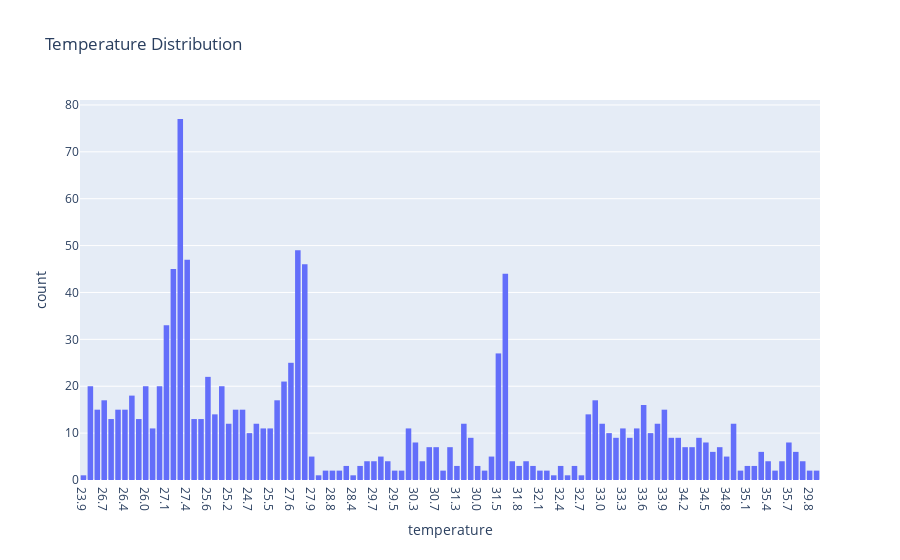
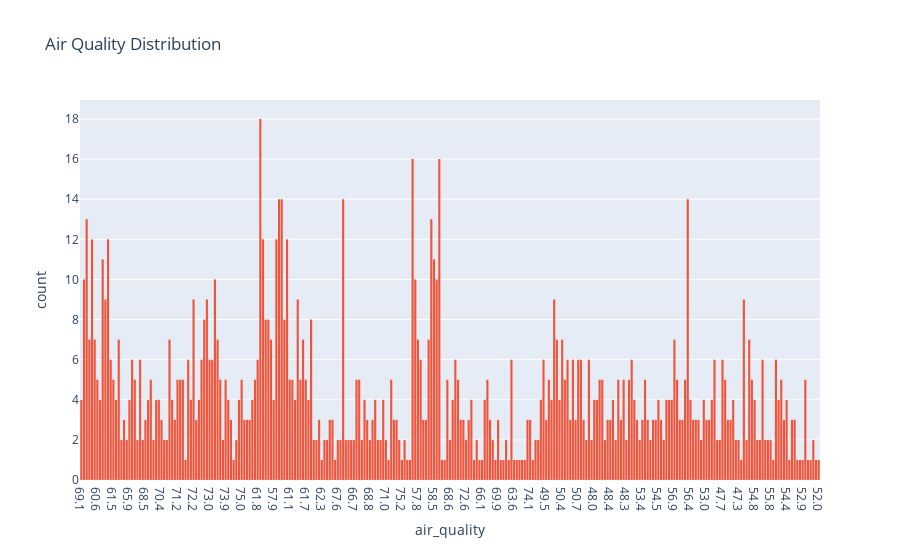
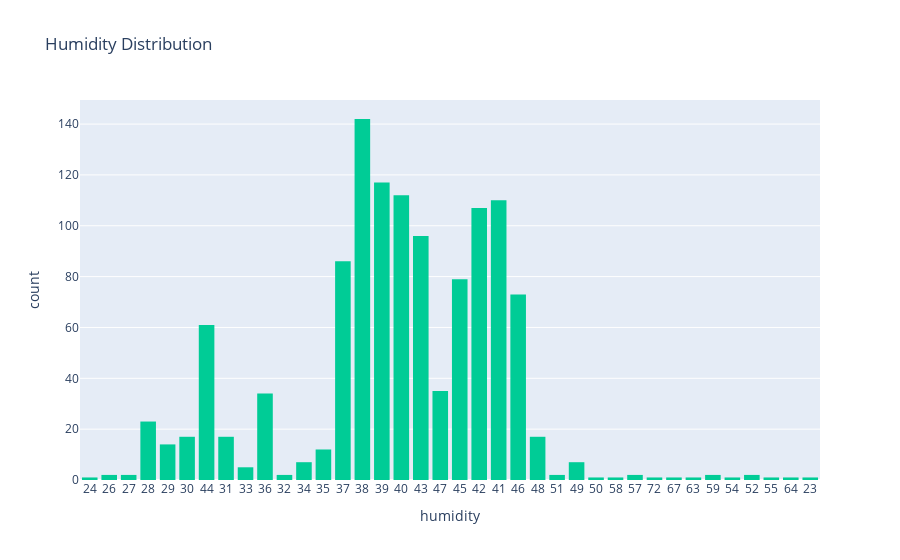

The cell these charts' notebook holds for them, in order:
### Markdown cell above
## Analysis

### Code cell
import plotly.express as px

# Define custom color sequences
temperature_color = ['#636EFA']  # Blue color for temperature
air_quality_color = ['#EF553B']  # Red color for air quality
humidity_color = ['#00CC96']  # Green color for humidity

# Temperature Distribution
fig_temp = px.histogram(df, x='temperature', nbins=20, title='Temperature Distribution',
                        color_discrete_sequence=temperature_color)
fig_temp.show()

# Air Quality Distribution
fig_air_quality = px.histogram(df, x='air_quality', nbins=20, title='Air Quality Distribution',
                               color_discrete_sequence=air_quality_color)
fig_air_quality.show()

# Humidity Distribution
fig_humidity = px.histogram(df, x='humidity', nbins=20, title='Humidity Distribution',
                            color_discrete_sequence=humidity_color)
fig_humidity.show()

### Figure 1 — Plotly figure (JSON) as saved in the notebook; plotly's stock layout.template omitted (floating-point values rounded to 4 significant figures; data arrays with more than 128 entries replaced by an {"elided": "..."} marker saying what was removed)
{"data": [{"alignmentgroup": "True", "bingroup": "x", "hovertemplate": "temperature=%{x}<br>count=%{y}<extra></extra>", "legendgroup": "", "marker": {"color": "#636EFA", "pattern": {"shape": ""}}, "name": "", "nbinsx": 20, "offsetgroup": "", "orientation": "v", "showlegend": false, "type": "histogram", "x": {"elided": "1195 str values"}, "xaxis": "x", "yaxis": "y"}], "layout": {"barmode": "relative", "legend": {"tracegroupgap": 0}, "title": {"text": "Temperature Distribution"}, "xaxis": {"anchor": "y", "domain": [0, 1], "title": {"text": "temperature"}}, "yaxis": {"anchor": "x", "domain": [0, 1], "title": {"text": "count"}}}}

### Figure 2 — Plotly figure (JSON) as saved in the notebook; plotly's stock layout.template omitted (floating-point values rounded to 4 significant figures; data arrays with more than 128 entries replaced by an {"elided": "..."} marker saying what was removed)
{"data": [{"alignmentgroup": "True", "bingroup": "x", "hovertemplate": "air_quality=%{x}<br>count=%{y}<extra></extra>", "legendgroup": "", "marker": {"color": "#EF553B", "pattern": {"shape": ""}}, "name": "", "nbinsx": 20, "offsetgroup": "", "orientation": "v", "showlegend": false, "type": "histogram", "x": {"elided": "1195 str values"}, "xaxis": "x", "yaxis": "y"}], "layout": {"barmode": "relative", "legend": {"tracegroupgap": 0}, "title": {"text": "Air Quality Distribution"}, "xaxis": {"anchor": "y", "domain": [0, 1], "title": {"text": "air_quality"}}, "yaxis": {"anchor": "x", "domain": [0, 1], "title": {"text": "count"}}}}

### Figure 3 — Plotly figure (JSON) as saved in the notebook; plotly's stock layout.template omitted (floating-point values rounded to 4 significant figures; data arrays with more than 128 entries replaced by an {"elided": "..."} marker saying what was removed)
{"data": [{"alignmentgroup": "True", "bingroup": "x", "hovertemplate": "humidity=%{x}<br>count=%{y}<extra></extra>", "legendgroup": "", "marker": {"color": "#00CC96", "pattern": {"shape": ""}}, "name": "", "nbinsx": 20, "offsetgroup": "", "orientation": "v", "showlegend": false, "type": "histogram", "x": {"elided": "1195 str values"}, "xaxis": "x", "yaxis": "y"}], "layout": {"barmode": "relative", "legend": {"tracegroupgap": 0}, "title": {"text": "Humidity Distribution"}, "xaxis": {"anchor": "y", "domain": [0, 1], "title": {"text": "humidity"}}, "yaxis": {"anchor": "x", "domain": [0, 1], "title": {"text": "count"}}}}
